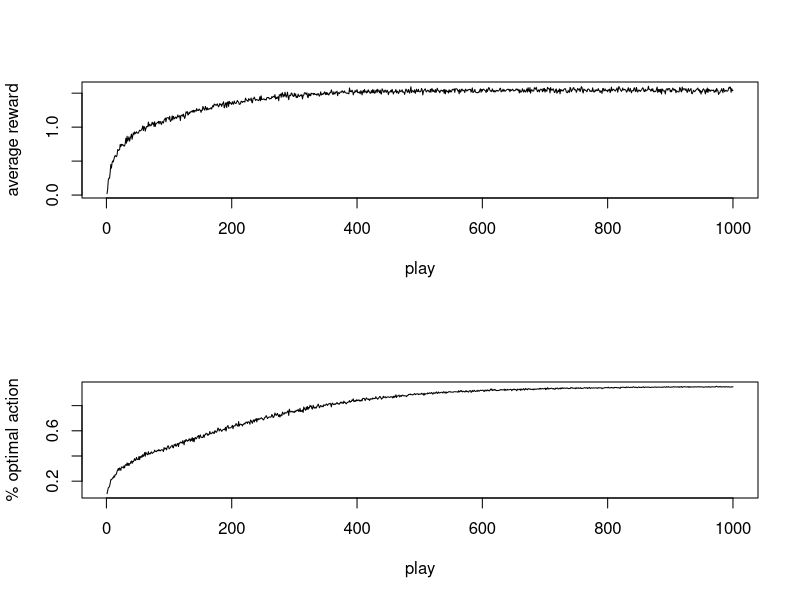

Generate this figure with R: (Note: a time limit stopped this script after it produced the figure.)
#epsilon greedy#

EpsilonGreedy <- function(n.trial, n.rep, epsilon){
  return.history <- matrix(0, nrow = n.trial, ncol = n.rep)
  optimized.history <- return.history
  for (i.rep in 1:n.rep) {
    q.true <- rnorm(10)
    q.estimatedimated <- rep(0, 10)
    q.cumulatedulated <- rep(0, 10)
    action.count <-  rep(0, 10)
    optimized.id <- which.max(q.true)
    for (i.trial in 1:n.trial) {
      if (runif(1) < epsilon) {
        action <- sample(1:10, 1)
      } else {
        action <- which.max(q.estimatedimated)
      }
      return.history[i.trial, i.rep] <- rnorm(1) + q.true[action]
      optimized.history[i.trial, i.rep] <- action == optimized.id
      action.count[action] <- action.count[action] + 1
      q.cumulatedulated[action] <- q.cumulatedulated[action] + return.history[i.trial, i.rep]
      q.estimatedimated[action] <- q.cumulatedulated[action] / action.count[action]
    }
  }
  return(data.frame(optimized = rowMeans(optimized.history), return = rowMeans(return.history)))
}

SampleTrain <- function() {
  case1 <- EpsilonGreedy(1000,2000,0.0)
  case2 <- EpsilonGreedy(1000,2000,0.01)
  case3 <- EpsilonGreedy(1000,2000,0.1)
  return(c(case1 = case1, case2 = case2, case3 = case3))
}

PlotEpsilonGreedyResult <- function(results) {
  par(mfrow = c(2, 1))
  plot(results$case3.return, type = 'l', xlab = "Play", ylab = "average reward")
  lines(results$case2.return, type = 'l', col = 'red')
  lines(results$case1.return, type = 'l',col = 'green')
  legend("bottomright", c("epsilon=0.00", "epsilon=0.01", "epsilon=0.10"), col = c("black", "red", "green"), lty = c(1, 1, 1))
  plot(results$case3.optimized, type = 'l', xlab = "Play", ylab = "% optimal action")
  lines(results$case2.optimized, type = 'l', col = 'red')
  lines(results$case1.optimized, type = 'l', col = 'green')
  legend("bottomright", c("epsilon=0.00", "epsilon=0.01", "epsilon=0.10"), col = c("black","red","green"), lty = c(1, 1, 1))
}

Run <- function() {
  PlotEpsilonGreedyResult(SampleTrain())
}

#SoftMax#

Softmax <- function(n.trial, n.rep, temperature) {
  return.history <- matrix(0, nrow = n.trial, ncol = n.rep)
  optimized.history <- return.history
    for (i.rep in 1:n.rep) {
      q.true <- rnorm(10)
      q.estimated <- rep(0,10)
      q.cumulated <- rep(0,10)
      action.count <- rep(0,10)
      optimized.id <- which.max(q.true)
      t <- temperature
      for(i.trial in 1:n.trial) {
        action <- sample(1:10, 1, prob = exp(q.estimated / t) / sum(exp(q.estimated / t)))
        return.history[i.trial, i.rep] <- rnorm(1) + q.true[action]
        optimized.history[i.trial,i.rep] <- action == optimized.id
        action.count[action] <- action.count[action] + 1
        q.cumulated[action] <- q.cumulated[action] + return.history[i.trial, i.rep]
        q.estimated[action] <- q.cumulated[action] / action.count[action]
        t <- max(0.001, 0.995 * t)
      }
    }
  return(data.frame(optimized = rowMeans(optimized.history), return = rowMeans(return.history)))
}

type1 <- Softmax(1000, 2000, 1)
par(mfrow = c(2, 1))
plot(type1$return, type = 'l', xlab = "play", ylab = "average reward")
plot(type1$optimized, type = 'l', xlab = "play", ylab = "% optimal action")

#epsilon greedy optimistic#

epGreedyOpt <- function(n.trial, n.rep, epsilon, optimistic) {
  return.history <- array(0, c(n.trial, n.rep, 10));
  optimized.history <- matrix(0, nrow = n.trial, ncol = n.rep)
  alpha <- 0.1
  for (i.rep in 1:n.rep) {
    q.true <- rnorm(10);
    q.estimated <- rep(optimistic, 10)
    q.cumulated <- rep(0, 10)
    action.count <- rep(0, 10)
    optimized.id <- which.max(q.true)
    for (i.trial in 1:n.trial) {
      if (runif(1) < epsilon) {
        action <- sample(1:10,1)
      } else {
        action <- which.max(q.estimated)
      }
      return.history[i.trial, i.rep,action] <- rnorm(1) + q.true[action]
      optimized.history[i.trial, i.rep] <- action == optimized.id
      action.count[action] <- action.count[action] + 1;
      q.cumulated[action] <- q.cumulated[action] + return.history[i.trial, i.rep, action]
      ret.weight <- (alpha * (1 - alpha)^rev(0:(action.count[action] - 1))) * return.history[which(return.history[, i.rep, action] != 0), i.rep, action]
      q.estimated[action] <- ((1 - alpha)^action.count[action]) * optimistic + sum(ret.weight)
    }
  }
  return(data.frame(optimized = rowMeans(optimized.history), return = rowMeans(return.history)))
}
type1 <- epGreedyOpt(1000,2000,0,5)
type2 <- epGreedyOpt(1000,2000,0.1,0)
plot(type1$optimized, type = 'l', xlab = "play", ylab = "% optimal action", col = 'red', ylim = c(0, 1.05))
lines(type2$optimized, type='l', xlab = "play", ylab = "% optimal action", col = 'blue', ylim = c(0, 1.05))
legend("bottomright", c("Q=5,epsilon=0", "Q=0,epsilon=0.1"), col = c("red", "blue"), lty = c(1, 1))

##reinforce comparison##

#p_t+1(a_t)=p_t(a_t)+beta*(r_t-r.bar_t)
#r.bar_t+1=r.bar_t+alpha*(r_t-r.bar_t)

ReinComp <- function(n.trial, n.rep, optimistic) {
  return.history <- matrix(0, nrow = n.trial, ncol = n.rep)
  optimized.history <- return.history
  alpha <- 0.1
  beta <- 0.1
  for (i.rep in 1:n.rep) {
    q.true <- rnorm(10)
    ret.ref <- optimistic
    pt <- rep(0, 10);
    action.count <- rep(0, 10)
    optimized.id <- which.max(q.true)
    for (i.trial in 1:n.trial) {
      action <- sample(1:10, 1, prob = exp(pt) / sum(exp(pt)))
      return.history[i.trial, i.rep] <- rnorm(1) + q.true[action]
      optimized.history[i.trial, i.rep] <- action == optimized.id
      action.count[action] <- action.count[action] + 1
      pt[action] <- pt[action] + beta * (return.history[i.trial, i.rep] - ret.ref)
      ret.ref <- ret.ref + alpha * (return.history[i.trial, i.rep] - ret.ref)
    }
  }
  return(data.frame(optimized = rowMeans(optimized.history), return = rowMeans(return.history)))
}
type1 <- ReinComp(1000, 2000, 5)
plot(type1$optimized, type = 'l', xlab = "play", ylab = "% optimal action", col = "black", ylim = c(0, 1.05))


##pursuit methods##

PursuitMethod <- function(n.trial, n.rep, optimistic) {
  return.history <- array(0, c(n.trial, n.rep, 10))
  optimized.history <- matrix(0, nrow = n.trial, ncol = n.rep)
  beta <- 0.01
  for (i.rep in 1:n.rep) {
    q.true <- rnorm(10)
    q.estimated <- rep(optimistic, 10)
    pie <- rep(0.1, 10)
    q.cumulated <- rep(0, 10)
    action.count <- rep(0, 10)
    optimized.id <- which.max(q.true)
    for (i.trial in 1:n.trial) {
      action <- sample(1:10, 1, prob = pie)
      return.history[i.trial, i.rep, action] <- rnorm(1) + q.true[action]
      optimized.history[i.trial, i.rep] <- action == optimized.id
      action.count[action] <- action.count[action] + 1
      q.cumulated[action] <- q.cumulated[action] + return.history[i.trial, i.rep, action]
      alpha <- 1 / action.count[action]
      ret.weight <- (alpha * (1 - alpha)^rev(0:(action.count[action] - 1))) * return.history[which(return.history[, i.rep, action] != 0), i.rep, action]
      q.estimated[action] <- ((1 - alpha)^action.count[action]) * optimistic + sum(ret.weight)
      maxQ <- which.max(q.estimated)
      pie[maxQ] <- pie[maxQ] + beta * (1 - pie[maxQ])
      pie[-maxQ] <- pie[-maxQ] + beta * (0 - pie[-maxQ])
    }
  }
  return(data.frame(optimized = rowMeans(optimized.history), return = rowMeans(return.history)))
}
type1 <- PursuitMethod(1000, 2000, 0)
plot(type1$optimized, type = 'l', xlab = "play", ylab = "% optimal action", col = "black", ylim = c(0, 1.05))
